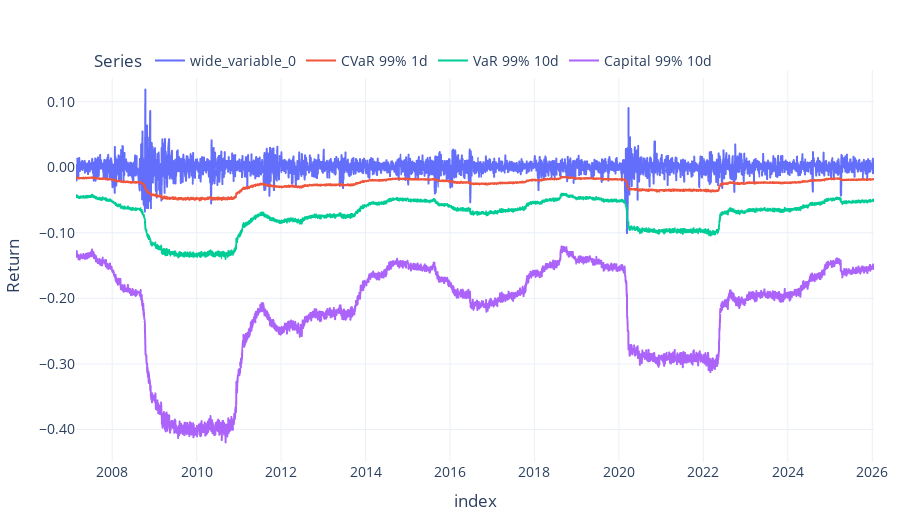

The cell this chart's notebook holds for it:
### Code cell
risk_col = df_risk.columns[1]
cvar_col = df_risk.columns[2]
var10d_col = df_risk.columns[3]
capital10d = df_risk.columns[4]
tmp = df_risk * -1

fig = px.line(
     tmp,
     x=tmp.index,
     y=[df_risk["log_returns"], tmp[cvar_col], tmp[var10d_col], tmp[capital10d]],
     labels={"value": "Return", "variable": "Series"},
     title=f"",
)


fig.show()

### Figure 1 — Plotly figure (JSON) as saved in the notebook; plotly's stock layout.template omitted (floating-point values rounded to 4 significant figures; data arrays with more than 128 entries replaced by an {"elided": "..."} marker saying what was removed)
{"data": [{"hovertemplate": "Series=wide_variable_0<br>index=%{x}<br>Return=%{y}<extra></extra>", "legendgroup": "wide_variable_0", "line": {"color": "#636efa", "dash": "solid"}, "marker": {"symbol": "circle"}, "mode": "lines", "name": "wide_variable_0", "showlegend": true, "type": "scattergl", "x": {"elided": "4351 str values"}, "xaxis": "x", "y": {"elided": "4351 float values"}, "yaxis": "y"}, {"hovertemplate": "Series=CVaR 99% 1d<br>index=%{x}<br>Return=%{y}<extra></extra>", "legendgroup": "CVaR 99% 1d", "line": {"color": "#EF553B", "dash": "solid"}, "marker": {"symbol": "circle"}, "mode": "lines", "name": "CVaR 99% 1d", "showlegend": true, "type": "scattergl", "x": {"elided": "4351 str values"}, "xaxis": "x", "y": {"elided": "4351 float values"}, "yaxis": "y"}, {"hovertemplate": "Series=VaR 99% 10d<br>index=%{x}<br>Return=%{y}<extra></extra>", "legendgroup": "VaR 99% 10d", "line": {"color": "#00cc96", "dash": "solid"}, "marker": {"symbol": "circle"}, "mode": "lines", "name": "VaR 99% 10d", "showlegend": true, "type": "scattergl", "x": {"elided": "4351 str values"}, "xaxis": "x", "y": {"elided": "4351 float values"}, "yaxis": "y"}, {"hovertemplate": "Series=Capital 99% 10d<br>index=%{x}<br>Return=%{y}<extra></extra>", "legendgroup": "Capital 99% 10d", "line": {"color": "#ab63fa", "dash": "solid"}, "marker": {"symbol": "circle"}, "mode": "lines", "name": "Capital 99% 10d", "showlegend": true, "type": "scattergl", "x": {"elided": "4351 str values"}, "xaxis": "x", "y": {"elided": "4351 float values"}, "yaxis": "y"}], "layout": {"height": 520, "legend": {"title": {"text": "Series"}, "tracegroupgap": 0}, "xaxis": {"anchor": "y", "domain": [0, 1], "title": {"text": "index"}}, "yaxis": {"anchor": "x", "domain": [0, 1], "title": {"text": "Return"}}}}
